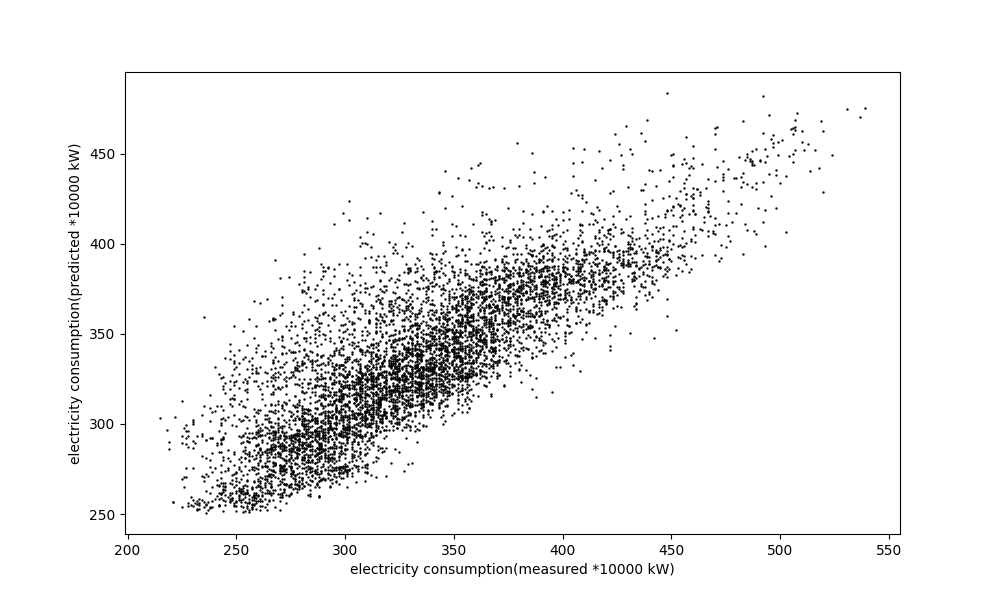

Reproduce this figure in Python.
# coding: utf-8
import pandas as pd

# 读取四国电力的用电量
ed = [pd.read_csv(
    'shikoku_electricity_%d.csv' % year,
    skiprows=3,
    names=['DATE', 'TIME', 'consumption'],
    parse_dates={'date_hour': ['DATE', 'TIME']},
    index_col='date_hour')
    for year in [2012, 2013, 2014, 2015, 2016]
]

elec_data = pd.concat(ed)

# 读取气象数据
tmp = pd.read_csv(
    u'47891_高松.csv',
    parse_dates={'date_hour': ["日期"]},
    index_col="date_hour",
    low_memory=False,
    na_values=["×", "--"]
)

del tmp["时间"]  # 由于不使用［时间］的列，所以删除

# 列的名字中含有日语不好，所以仅把接下来要使用的列的名字修改成英语
columns = {
    "降水量(mm)": "rain",
    "气温(℃)": "temperature",
    "日照时间(h)": "sunhour",
    "湿度(％)": "humid",
}
tmp.rename(columns=columns, inplace=True)
tmp.fillna(-1,inplace=True)

# 月, 日, 时间的取得
tmp["month"] = tmp.index.month
tmp['day'] = tmp.index.day
tmp['dayofyear'] = tmp.index.dayofyear
tmp['hour'] = tmp.index.hour

# 将气象数据和电力消费量数据暂且统和并且和时间轴整合，之后再重新划分
takamatsu = elec_data.join(tmp[["temperature","sunhour","month","hour"]]).dropna().values

takamatsu_elec = takamatsu[:, 0:1]
takamatsu_wthr = takamatsu[:, 1:]

# 学习和性能的评价
import sklearn.model_selection
import sklearn.svm
model = sklearn.svm.SVR()



x_train, x_test, y_train, y_test = sklearn.model_selection.train_test_split(
    takamatsu_wthr, takamatsu_elec, test_size=0.2)

y_train = y_train.flatten()
y_test = y_test.flatten()

model.fit(x_train, y_train)
date_name = ["气温", "日照时间","月","时间"]

output = "使用项目 = %s, 训练分数= %f, 校验评分= %f" % \
         (", ".join(date_name),
          model.score(x_train, y_train),
          model.score(x_test, y_test)
          )
#    print (output.decode('utf-8')) # Python2的话请使用这一行
print (output)  # 面向Python 3



# -- 可视化 --
import matplotlib.pyplot as plt

# 设定图像大小
plt.figure(figsize=(10, 6))

predicted = model.predict(x_test)

plt.xlabel('electricity consumption(measured *10000 kW)')
plt.ylabel('electricity consumption(predicted *10000 kW)')
plt.scatter(y_test, predicted, s=0.5, color="black")

plt.savefig("7-5-5-4-graph.png")


